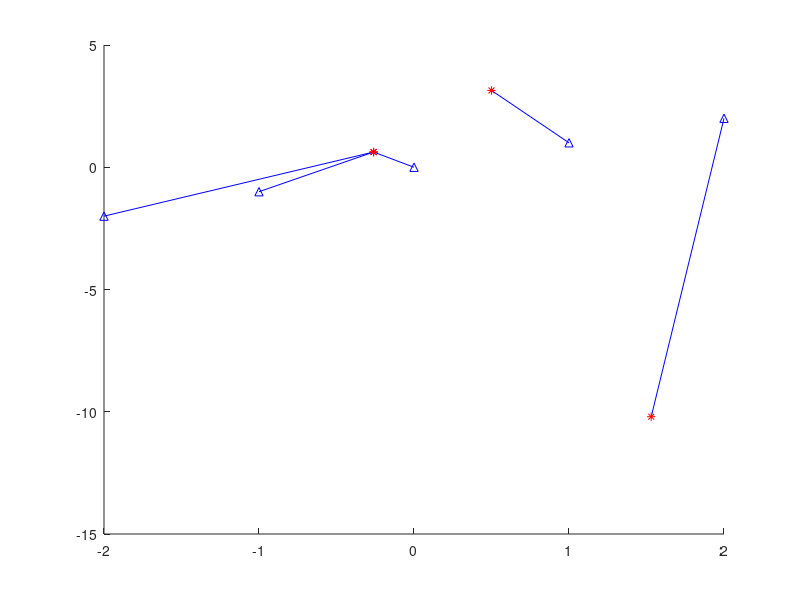

Write the MATLAB code that produced this figure.
%EJERCICIO 11 RELACION 1 (ESTUDIO)
clear all;
clc;
more off;

function y = f(x)
  y = [sin(x(1)*x(2))/2-x(2)/(4*pi)-x(1)/2; 
      (1-1/(4*pi))*(exp(2*x(1))-e)+e/pi*x(2)-2*e*x(1)];
endfunction
function M = J(x)
  M = [cos(x(1)*x(2))*x(2)/2-1/2, cos(x(1)*x(2))*x(1)/2-1/(4*pi);
      (1-1/(4*pi))*exp(2*x(1))*2-2*e, e/pi];
endfunction
%
semillas=[linspace(-2,2,5);linspace(-2,2,5)]';
tol=10^-8;
figure(1);clf; hold on;
for s=1:rows(semillas);
  x0=semillas(s,:)';
  printf('Desde [%5.2f,%5.2f]',x0');
  x1=x0;
  n=0;
  do
    n++;
    x0=x1;
    x1=x0-J(x0)\f(x0);
  until norm(x1-x0,"inf")/norm(x1,"inf")<tol;
  printf("en %2d iteraciones se obtuvo [%18.14f,%18.14f]\n",n,x1);
  plot([x1(1) semillas(s,1)],[x1(2) semillas(s,2)],'b');
  plot(x1(1),x1(2),'*r');
  plot(semillas(s,1),semillas(s,2),'^b');
endfor
%
hold off;